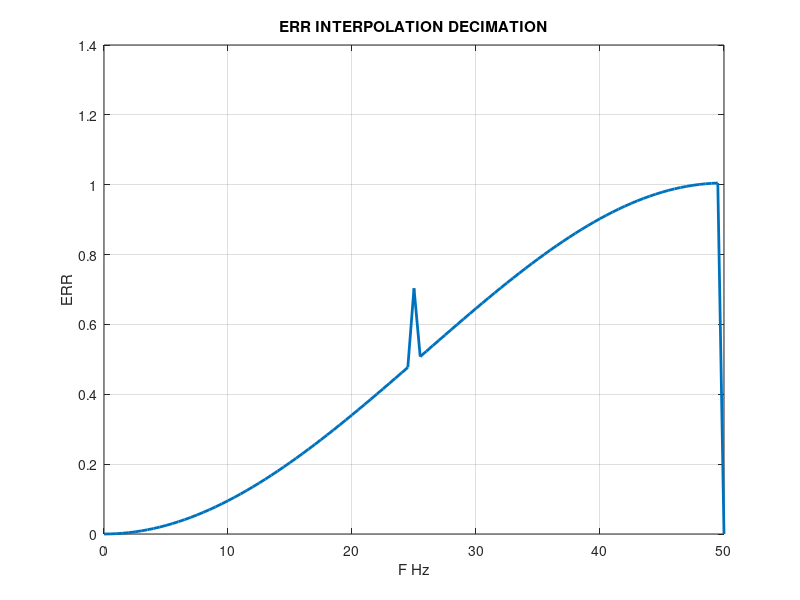

The MATLAB source for this figure:
clc;
clear all;
close all;

F_d = 100;
t = 1;
freq = 0:0.5:50;
err = zeros(size(freq));
for i = 1:length(freq)
    f = freq(i);
    t_1 = 0:1/F_d:t-1/F_d;
    SIN = sin(2*pi*f*t_1);
    dec = SIN(1:2:end);
    n = length(dec);
    interp = zeros(1, 2*n);
    interpol(1:2:2*n-1) = dec;
    for k = 2:2:2*n-2
        interpol(k) = (interpol(k-1) + interpol(k+1))/2;
    end
    err(i) = sqrt(mean((SIN(1:length(interpol)) - interpol).^2));
    fprintf('%6.1f\t\t%12.4f\n', f, err(i));
end

figure;
plot(freq, err, 'LineWidth', 2);
xlabel('F Hz');
ylabel('ERR');
title('ERR INTERPOLATION DECIMATION');
grid on
